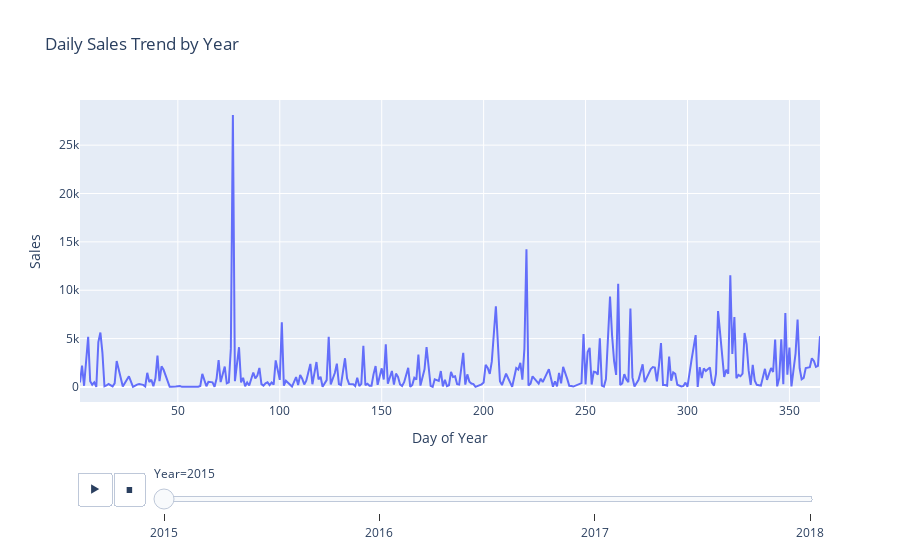

The cell this chart's notebook holds for it:
### Code cell
daily_sales = df.groupby('Order Date')['Sales'].sum().reset_index()
daily_sales['Order Date'] = pd.to_datetime(daily_sales['Order Date'])
daily_sales.sort_values('Order Date', inplace=True)

daily_sales['Year'] = daily_sales['Order Date'].dt.year
daily_sales['DayOfYear'] = daily_sales['Order Date'].dt.dayofyear
daily_sales['Month'] = daily_sales['Order Date'].dt.month

fig = px.line(
    daily_sales,
    x='DayOfYear',
    y='Sales',
    animation_frame='Year',
    title='Daily Sales Trend by Year',
    labels={'DayOfYear': 'Day of Year'}
)
fig.show()

### Figure 1 — Plotly figure (JSON) as saved in the notebook; plotly's stock layout.template omitted (floating-point values rounded to 4 significant figures; data arrays with more than 128 entries replaced by an {"elided": "..."} marker saying what was removed)
{"data": [{"hovertemplate": "Year=2015<br>Day of Year=%{x}<br>Sales=%{y}<extra></extra>", "legendgroup": "", "line": {"color": "#636efa", "dash": "solid"}, "marker": {"symbol": "circle"}, "mode": "lines", "name": "", "orientation": "v", "showlegend": false, "type": "scatter", "x": {"elided": "302 int values"}, "xaxis": "x", "y": {"elided": "302 float values"}, "yaxis": "y"}], "layout": {"legend": {"tracegroupgap": 0}, "sliders": [{"active": 0, "currentvalue": {"prefix": "Year="}, "len": 0.9, "pad": {"b": 10, "t": 60}, "steps": [{"args": [["2015"], {"frame": {"duration": 0, "redraw": false}, "fromcurrent": true, "mode": "immediate", "transition": {"duration": 0, "easing": "linear"}}], "label": "2015", "method": "animate"}, {"args": [["2016"], {"frame": {"duration": 0, "redraw": false}, "fromcurrent": true, "mode": "immediate", "transition": {"duration": 0, "easing": "linear"}}], "label": "2016", "method": "animate"}, {"args": [["2017"], {"frame": {"duration": 0, "redraw": false}, "fromcurrent": true, "mode": "immediate", "transition": {"duration": 0, "easing": "linear"}}], "label": "2017", "method": "animate"}, {"args": [["2018"], {"frame": {"duration": 0, "redraw": false}, "fromcurrent": true, "mode": "immediate", "transition": {"duration": 0, "easing": "linear"}}], "label": "2018", "method": "animate"}], "x": 0.1, "xanchor": "left", "y": 0, "yanchor": "top"}], "title": {"text": "Daily Sales Trend by Year"}, "updatemenus": [{"buttons": [{"args": [null, {"frame": {"duration": 500, "redraw": false}, "fromcurrent": true, "mode": "immediate", "transition": {"duration": 500, "easing": "linear"}}], "label": "&#9654;", "method": "animate"}, {"args": [[null], {"frame": {"duration": 0, "redraw": false}, "fromcurrent": true, "mode": "immediate", "transition": {"duration": 0, "easing": "linear"}}], "label": "&#9724;", "method": "animate"}], "direction": "left", "pad": {"r": 10, "t": 70}, "showactive": false, "type": "buttons", "x": 0.1, "xanchor": "right", "y": 0, "yanchor": "top"}], "xaxis": {"anchor": "y", "domain": [0, 1], "title": {"text": "Day of Year"}}, "yaxis": {"anchor": "x", "domain": [0, 1], "title": {"text": "Sales"}}}}
